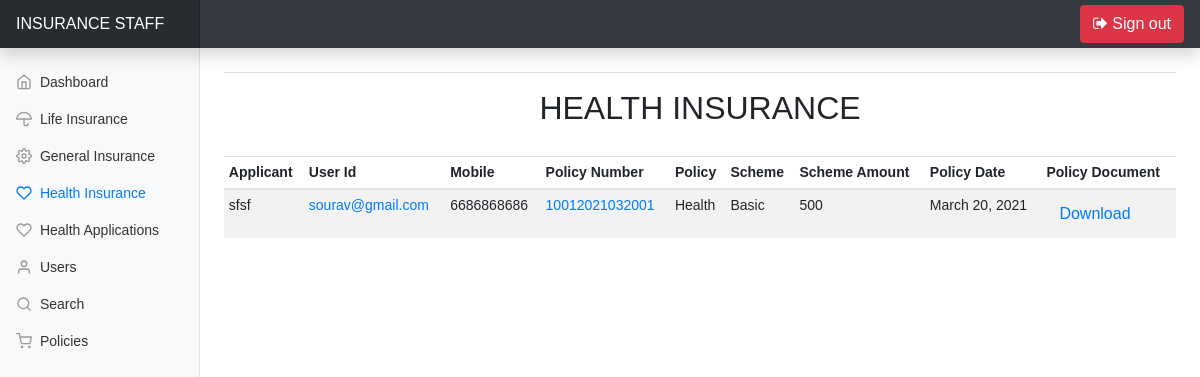
The page /Staff/Health_Insurance on the database its author committed.
### User/models.py (models this page shows)
class Health_Insurance(models.Model):
    Insurance_Id = models.TextField(primary_key=True,max_length=12)
    Auth_Id = models.ForeignKey(Applicants,on_delete=models.CASCADE)
    Category = models.CharField(max_length=10)
    Scheme = models.CharField(max_length=10)
    Scheme_Amount = models.CharField(max_length=10)
    App_Aadhar_Id = models.FileField(upload_to='Insurance/Health/Documents')
    Nom_Aadhar_Id = models.FileField(upload_to='Insurance/Health/Documents')
    Birth_Id = models.FileField(upload_to='Insurance/Health/Documents')
    image = models.ImageField(upload_to='Insurance/Health/Images')
    App_Status=models.CharField(max_length=20,default='Submitted')
    Policy_Date=models.DateField()
    Maturity_Date=models.DateField(null=True)

class Applicants(models.Model):
    Appl_Id = models.TextField(primary_key=True,max_length=12)
    User = models.ForeignKey(User,on_delete=models.CASCADE)
    Name = models.CharField(max_length=50)
    Father = models.CharField(max_length=50)
    Mother = models.CharField(max_length=50)
    DOB = models.DateField()
    Gender = models.CharField(max_length=10)
    Qual = models.CharField(max_length=10)
    Mobile = models.CharField(max_length=15)
    Aadhar = models.CharField(max_length=20)
    Blood = models.CharField(max_length=5)
    Email = models.CharField(max_length=50)

### Admin/views.py (the view)
# urls.py: path('Health_Insurance',views.Admin_Health_Insurance,name="Admin_Health_Insurance"),
def Admin_Health_Insurance(request):
    health = Health_Insurance.objects.all()
    return render(request,'Admin/Health.html',{'health':health})

### Templates/Admin/Health.html (shortened to what this page needs)
{% extends 'Admin/Base.html' %}
{% load static %}
{% block head %}
<ul class="nav flex-column">
  <li class="nav-item">
    <a class="nav-link " href="{% url 'Admin' %}">
      <span data-feather="home"></span>
      Dashboard <span class="sr-only">(current)</span>
    </a>
  </li>
  <li class="nav-item">
    <a class="nav-link " href="{% url 'Admin_Life' %}" id="myBtn">
      <span data-feather="umbrella"></span>
      Life Insurance
    </a>
  </li>
  <li class="nav-item">
    <a class="nav-link" href="{% url 'Admin_General' %}">
      <span data-feather="settings"></span>
      General Insurance
    </a>
  </li>
  <li class="nav-item">
    <a class="nav-link active" href="{% url 'Admin_Health_Insurance' %}">
      <span data-feather="heart"></span>
      Health Insurance
    </a>
  </li>
  <li class="nav-item">
    <a class="nav-link " href="{% url 'Admin_Health' %}">
      <span data-feather="heart"></span>
      Health Applications
    </a>
  </li>
  <li class="nav-item">
    <a class="nav-link" href="{% url 'User' %}">
      <span data-feather="user"></span>
      Users
    </a>
  </li>
  <li class="nav-item">
    <a class="nav-link" href="{% url 'Search' %}">
      <span data-feather="search"></span>
      Search
    </a>
  </li>
  <li class="nav-item">
    <a class="nav-link" href="{% url 'Policy' %}">
      <span data-feather="shopping-cart"></span>
      Policies
    </a>
  </li>
</ul>
{% endblock %}
    {% block body %}
    <main role="main" class="col-md-9 ml-sm-auto col-lg-10 px-md-4">
      <div class="d-flex justify-content-between flex-wrap flex-md-nowrap align-items-center pt-3 pb-2 mb-3 border-bottom">
      </div>
        <center><h2>HEALTH INSURANCE</h2></center>
      <br>
      <div class="table-responsive table-hover">
        <table class="table table-striped table-sm">
          <thead>
            <tr>
              <th scope="col">Applicant</th>
              <th scope="col">User Id</th>
              <th scope="col">Mobile</th>
              <th scope="col">Policy Number</th>
              <th scope="col">Policy</th>
              <th scope="col">Scheme</th>
              <th scope="col">Scheme Amount</th>
              <th scope="col">Policy Date</th>
              <th scope="col">Policy Document</th>
            </tr>
          </thead>
          <tbody>
            {% for data in health %}
            <tr>
              <td>{{ data.Auth_Id.Name }}</td>
              <td><a href="">{{ data.Auth_Id.Email  }}</a></td>
              <td>{{ data.Auth_Id.Mobile  }}</td>
              <td><a href="">{{ data.Insurance_Id }}</a></td>
              <td>{{ data.Category }}</td>
              <td>{{ data.Scheme }}</td>
              <td>{{ data.Scheme_Amount }}</td>
              <td>{{ data.Policy_Date }}</td>
              <td>
                <form action="{% url 'Download_Health' %}" method="GET">
                  <button type="submit" name="health" class="btn btn-link">Download</button>
                </form>
              </td>
            </tr>
            {% endfor %}
          </tbody>
        </table>
      </div>
    </main>
    {% endblock %}

### static/User/css/dashboard.css (style rules this page uses)
body { font-size: .875rem; }
.feather { width: 16px; height: 16px; vertical-align: text-bottom; }
.sidebar .nav-link { font-weight: 500; color: #333; }
.sidebar .nav-link .feather { margin-right: 4px; color: #999; }
.sidebar .nav-link.active { color: #007bff; }
.sidebar .nav-link:hover .feather, .sidebar .nav-link.active .feather { color: inherit; }

### Templates/Admin/Base.html (style rules this page uses)
body { font-family: Arial, Helvetica, sans-serif; }

### rows shown on the page
Health_Insurance: Auth_Id.Name "sfsf", Auth_Id.Email "sourav@gmail.com", Auth_Id.Mobile "6686868686", Insurance_Id "10012021032001", Category "Health", Scheme "Basic", Scheme_Amount "500", Policy_Date "March 20, 2021"
